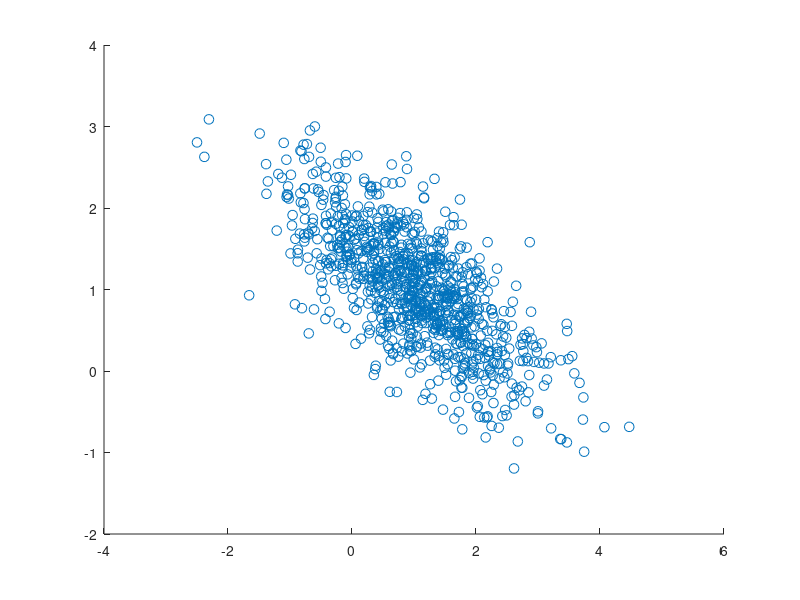

This figure's MATLAB source: (Note: this script raises an error after producing the figure.)
Sigma = [1 -0.5;-0.5 0.5];
mu = [1 1];
mu2=repmat(mu,1000,1);
[n,d]=size(mu2);
[E,Lambda]=eig(Sigma);
U = sqrt(Lambda)*E';
X = randn(n,d)*U + mu2;
scatter(X(:,1),X(:,2),50,"k.");
hold on


a = -3:.1:5; 
b = -3:.1:5; 
syms a b
[X,Y] = meshgrid(x,y); 
D = @(a,b)norm([a b]-mu);
fcontour(D,[-3 5 -3 5],'LineWidth',1.5)
legend("samples","Euclidean distance");
xlabel('x1','FontSize',12);
ylabel('x2','FontSize',12);
hold off